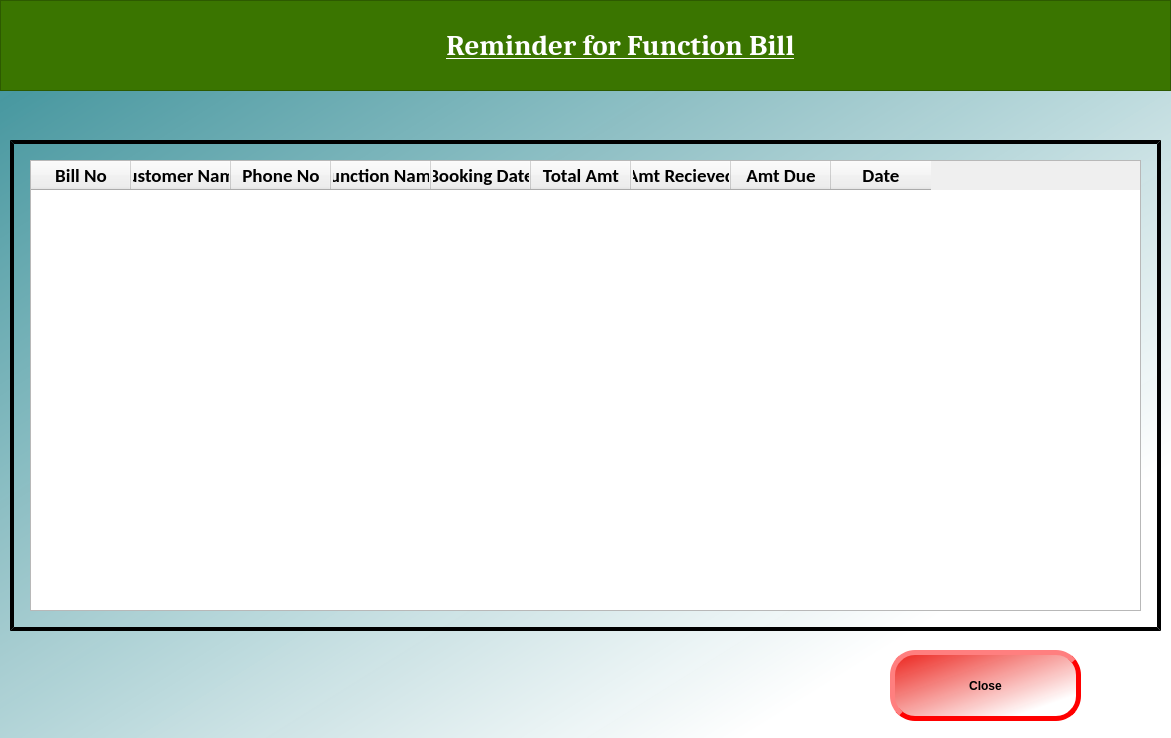
<?xml version="1.0" encoding="UTF-8"?>
<ui version="4.0">
 <class>reminder_page</class>
 <widget class="QDialog" name="reminder_page">
  <property name="geometry">
   <rect>
    <x>0</x>
    <y>0</y>
    <width>1171</width>
    <height>738</height>
   </rect>
  </property>
  <property name="windowTitle">
   <string>Dialog</string>
  </property>
  <property name="styleSheet">
   <string notr="true">#reminder_page{background-color: qlineargradient(spread:pad, x1:0, y1:0, x2:1, y2:1, stop:0 rgba(56, 143, 152, 249), stop:0.81592 rgba(255, 255, 255, 255));}</string>
  </property>
  <widget class="QFrame" name="frame">
   <property name="geometry">
    <rect>
     <x>0</x>
     <y>0</y>
     <width>1171</width>
     <height>91</height>
    </rect>
   </property>
   <property name="styleSheet">
    <string notr="true">background-color: rgb(58, 117, 0);</string>
   </property>
   <property name="frameShape">
    <enum>QFrame::StyledPanel</enum>
   </property>
   <property name="frameShadow">
    <enum>QFrame::Raised</enum>
   </property>
   <widget class="QLabel" name="title_label">
    <property name="geometry">
     <rect>
      <x>320</x>
      <y>20</y>
      <width>601</width>
      <height>51</height>
     </rect>
    </property>
    <property name="font">
     <font>
      <family>Cambria</family>
      <pointsize>22</pointsize>
      <weight>75</weight>
      <italic>false</italic>
      <bold>true</bold>
      <underline>true</underline>
     </font>
    </property>
    <property name="styleSheet">
     <string notr="true">font: 75 22pt &quot;Cambria&quot;;
font:bold;
color: white;
</string>
    </property>
    <property name="text">
     <string>Reminder for Function Bill</string>
    </property>
    <property name="alignment">
     <set>Qt::AlignCenter</set>
    </property>
   </widget>
  </widget>
  <widget class="QFrame" name="reminder_frame">
   <property name="geometry">
    <rect>
     <x>10</x>
     <y>140</y>
     <width>1151</width>
     <height>491</height>
    </rect>
   </property>
   <property name="styleSheet">
    <string notr="true">#reminder_frame{border-width:1.5px;
border-style:outset;
border-color:black;
border-width:4px;}
</string>
   </property>
   <property name="frameShape">
    <enum>QFrame::StyledPanel</enum>
   </property>
   <property name="frameShadow">
    <enum>QFrame::Raised</enum>
   </property>
   <widget class="QTableWidget" name="reminder_table">
    <property name="geometry">
     <rect>
      <x>20</x>
      <y>20</y>
      <width>1111</width>
      <height>451</height>
     </rect>
    </property>
    <property name="styleSheet">
     <string notr="true">#finish_table{
	background-color: qlineargradient(spread:pad, x1:0, y1:0, x2:1, y2:1, stop:0 rgba(255, 255, 255, 255));}</string>
    </property>
    <column>
     <property name="text">
      <string>Bill No</string>
     </property>
     <property name="font">
      <font>
       <family>Calibri</family>
       <pointsize>14</pointsize>
       <weight>75</weight>
       <bold>true</bold>
      </font>
     </property>
    </column>
    <column>
     <property name="text">
      <string>Customer Name</string>
     </property>
     <property name="font">
      <font>
       <family>Calibri</family>
       <pointsize>14</pointsize>
       <weight>75</weight>
       <bold>true</bold>
      </font>
     </property>
    </column>
    <column>
     <property name="text">
      <string>Phone No</string>
     </property>
     <property name="font">
      <font>
       <family>Calibri</family>
       <pointsize>14</pointsize>
       <weight>75</weight>
       <bold>true</bold>
      </font>
     </property>
    </column>
    <column>
     <property name="text">
      <string>Function Name</string>
     </property>
     <property name="font">
      <font>
       <family>Calibri</family>
       <pointsize>14</pointsize>
       <weight>75</weight>
       <bold>true</bold>
      </font>
     </property>
    </column>
    <column>
     <property name="text">
      <string>Booking Date</string>
     </property>
     <property name="font">
      <font>
       <family>Calibri</family>
       <pointsize>14</pointsize>
       <weight>75</weight>
       <bold>true</bold>
      </font>
     </property>
    </column>
    <column>
     <property name="text">
      <string>Total Amt</string>
     </property>
     <property name="font">
      <font>
       <family>Calibri</family>
       <pointsize>14</pointsize>
       <weight>75</weight>
       <bold>true</bold>
      </font>
     </property>
    </column>
    <column>
     <property name="text">
      <string>Amt Recieved</string>
     </property>
     <property name="font">
      <font>
       <family>Calibri</family>
       <pointsize>14</pointsize>
       <weight>75</weight>
       <bold>true</bold>
      </font>
     </property>
    </column>
    <column>
     <property name="text">
      <string>Amt Due</string>
     </property>
     <property name="font">
      <font>
       <family>Calibri</family>
       <pointsize>14</pointsize>
       <weight>75</weight>
       <bold>true</bold>
      </font>
     </property>
    </column>
    <column>
     <property name="text">
      <string>Date</string>
     </property>
     <property name="font">
      <font>
       <family>Calibri</family>
       <pointsize>14</pointsize>
       <weight>75</weight>
       <bold>true</bold>
      </font>
     </property>
    </column>
   </widget>
  </widget>
  <widget class="QPushButton" name="close_btn">
   <property name="geometry">
    <rect>
     <x>890</x>
     <y>650</y>
     <width>191</width>
     <height>71</height>
    </rect>
   </property>
   <property name="styleSheet">
    <string notr="true">#close_btn{background-color: qlineargradient(spread:pad, x1:0, y1:0, x2:1, y2:1, stop:0 rgba(235, 28, 21, 249), stop:0.81592 rgba(255, 255, 255, 255));
font: 75 14pt &quot;Calibri&quot;;
border-radius:25px;
border-style:outset;
border-width:5px;
border-color:red;
font:bold;}
#close_btn:pressed{border-style:outset;
border-width:9px;}</string>
   </property>
   <property name="text">
    <string>Close</string>
   </property>
  </widget>
 </widget>
 <resources/>
 <connections/>
</ui>
